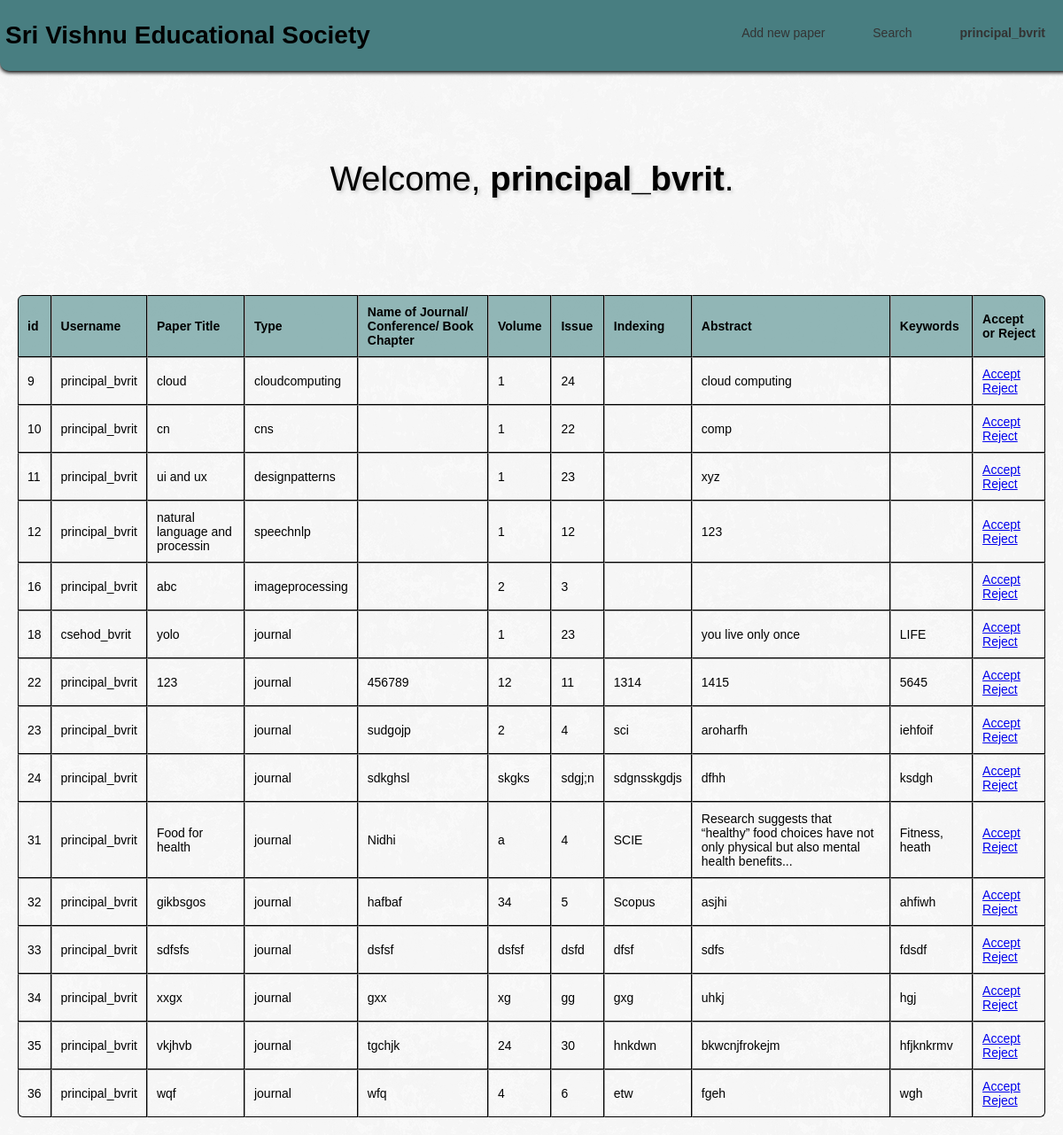
The page /rndwelcome.php (signed in) on the database its author committed.
### tables this page shows
CREATE TABLE `files` (
  `id` int(11) NOT NULL,
  `username` varchar(40) NOT NULL,
  `title` varchar(300) NOT NULL,
  `type` varchar(15) NOT NULL,
  `venue` varchar(250) NOT NULL,
  `volume` varchar(11) NOT NULL,
  `issue` varchar(10) NOT NULL,
  `date` date NOT NULL,
  `level` varchar(15) NOT NULL,
  `indexing` varchar(20) NOT NULL,
  `abstract` varchar(4000) NOT NULL,
  `keywords` varchar(30) NOT NULL,
  `coauthors` varchar(40) NOT NULL
);

### rndwelcome.php (the view, shortened to what this page needs)
<?php include_once 'config.php';?>
<!DOCTYPE html>
<html lang="en">
<head>
    <link rel="stylesheet" href="rndwelcome.css">
</head>
<body>
<div class="header">
    <h1>Sri Vishnu Educational Society</h1>
    <ul>
        <li><a href="pr.php">Add new paper</a></li>
        <li><a href="search.html">Search</a></li>
        <li><a><b><?php echo htmlspecialchars($_SESSION["username"]); ?></b></a></li>
    </ul>
</div>
    <h1 class="my-5">Welcome, <b><?php echo htmlspecialchars($_SESSION["username"]); ?></b>.</h1>
        <form method="GET" action="rndAR.php">
        <center>
        <table border="1" style="width:100%">
        <tr>
                <th>id</th>
                <th>Username</th>
                <th>Paper Title </th>
                <th>Type</th>
                <th>Name of Journal/ Conference/ Book Chapter</th>
                <th>Volume</th>
                <th>Issue</th>
                <th>Indexing </th>
                <th>Abstract </th>
                <th>Keywords </th>
                <th>Accept or Reject </th>
            </tr>
            <?php
                $sql = "select * from files";
                $table = mysqli_query($link, $sql);
                $no_of_rows = mysqli_num_rows($table);
                if ($no_of_rows != 0)
                {
                    while ($row = mysqli_fetch_assoc($table))
                    {
                        $x = $row['id'];
                        echo "
                        <tr>
                        <td>".$row['id']."</td>
                        <td>".$row['username']."</td>
                        <td>".$row['title']."</td>
                        <td>".$row['type']."</td>
                        <td>".$row['venue']."</td>
                        <td>".$row['volume']."</td>
                        <td>".$row['issue']."</td>
                        <td>".$row['indexing']."</td>
                        <td>".$row['abstract']."</td>
                        <td>".$row['keywords']."</td>";?>
                        <td>
                                <a href="rndA.php?id=<?php echo $x; ?>" class="btn btn-warning">Accept</a>
                                <a href="rndR.php?id=<?php echo $x;?>" class="btn btn-warning">Reject</a>
                        </td>
                        </tr><?php
                    }
                }
            ?>
        </table>
        </center>
        </form>
</body>
</html>

### rndwelcome.css (style rules this page uses)
body { background-image: url("white_wall_hash.png"); height: 100%; width: 100%; font-family:'Poppins', serif; margin: 0; }
.header { background-color: #487e81; display: -webkit-box; display: -ms-flexbox; display: flex; -webkit-box-pack: justify; -ms-flex-pack: justify; width: 100%; margin: 0px; padding: 5px; position: sticky; justify-content: space-between; border-bottom-left-radius: 10px; border-bottom-right-radius: 10px; box-shadow: 0px 2px 4px 0px }
h1 { padding-left: 1px; }
.header::after { bottom: 0; box-shadow: 0 0.0625em 0.5em rgba(0, 0, 0, 0.3); content: ''; left: 0; opacity: 0; position: absolute; right: 0; top: 0; transition: opacity 0.3s; z-index: -1; }
ul { padding: 0; list-style: none; }
ul li { display: inline-block; position: relative; line-height: 21px; text-align: right; }
ul li a { display: block; padding: 8px 25px; color: #333; text-decoration: none; }
.my-5 { font-weight: 500; color: black; text-align: center; font-size: 2.4rem; margin-top: 100px; margin-bottom: 25px; text-shadow: 2px 2px 4px rgba(0,0,0,0.2); }
table { border-collapse: separate; border: none; border-spacing: 0; min-width: 350px; padding: 20px; }
table tr th, table tr td { border-right: 1px solid black; border-bottom: 1px solid black; padding: 10px; }
table tr th:first-child, table tr td:first-child { border-left: 1px solid black; }
table tr th { background: rgba(130, 173, 173, 0.87); border-top: 1px solid black; text-align: left; }
table tr:first-child th:first-child { border-top-left-radius: 6px; }
table tr:first-child th:last-child { border-top-right-radius: 6px; }
table tr:last-child td:first-child { border-bottom-left-radius: 6px; }
table tr:last-child td:last-child { border-bottom-right-radius: 6px; }

### rndwelcome.php (style rules this page uses)
body { font: 14px sans-serif; text-align: center; }

### rows shown on the page
files: id "9", username "principal_bvrit", title "cloud", type "cloudcomputing", volume "1", issue "24", abstract "cloud computing"
files: id "10", username "principal_bvrit", title "cn", type "cns", volume "1", issue "22", abstract "comp"
files: id "11", username "principal_bvrit", title "ui and ux", type "designpatterns", volume "1", issue "23", abstract "xyz"
files: id "12", username "principal_bvrit", title "natural language and processin", type "speechnlp", volume "1", issue "12", abstract "123"
files: id "16", username "principal_bvrit", title "abc", type "imageprocessing", volume "2", issue "3"
files: id "18", username "csehod_bvrit", title "yolo", type "journal", volume "1", issue "23", abstract "you live only once", keywords "LIFE"
files: id "22", username "principal_bvrit", title "123", type "journal", venue "456789", volume "12", issue "11", indexing "1314", abstract "1415", keywords "5645"
files: id "23", username "principal_bvrit", type "journal", venue "sudgojp", volume "2", issue "4", indexing "sci", abstract "aroharfh", keywords "iehfoif"
files: id "24", username "principal_bvrit", type "journal", venue "sdkghsl", volume "skgks", issue "sdgj;n", indexing "sdgnsskgdjs", abstract "dfhh", keywords "ksdgh"
files: id "31", username "principal_bvrit", title "Food for health", type "journal", venue "Nidhi", volume "a", issue "4", indexing "SCIE", abstract "Research suggests that “healthy” food choices have not only physical but also mental health benefits...", keywords "Fitness, heath"
files: id "32", username "principal_bvrit", title "gikbsgos", type "journal", venue "hafbaf", volume "34", issue "5", indexing "Scopus", abstract "asjhi", keywords "ahfiwh"
files: id "33", username "principal_bvrit", title "sdfsfs", type "journal", venue "dsfsf", volume "dsfsf", issue "dsfd", indexing "dfsf", abstract "sdfs", keywords "fdsdf"
files: id "34", username "principal_bvrit", title "xxgx", type "journal", venue "gxx", volume "xg", issue "gg", indexing "gxg", abstract "uhkj", keywords "hgj"
files: id "35", username "principal_bvrit", title "vkjhvb", type "journal", venue "tgchjk", volume "24", issue "30", indexing "hnkdwn", abstract "bkwcnjfrokejm", keywords "hfjknkrmv"
files: id "36", username "principal_bvrit", title "wqf", type "journal", venue "wfq", volume "4", issue "6", indexing "etw", abstract "fgeh", keywords "wgh"

### other values the page prints
$_SESSION["username"] "principal_bvrit"
